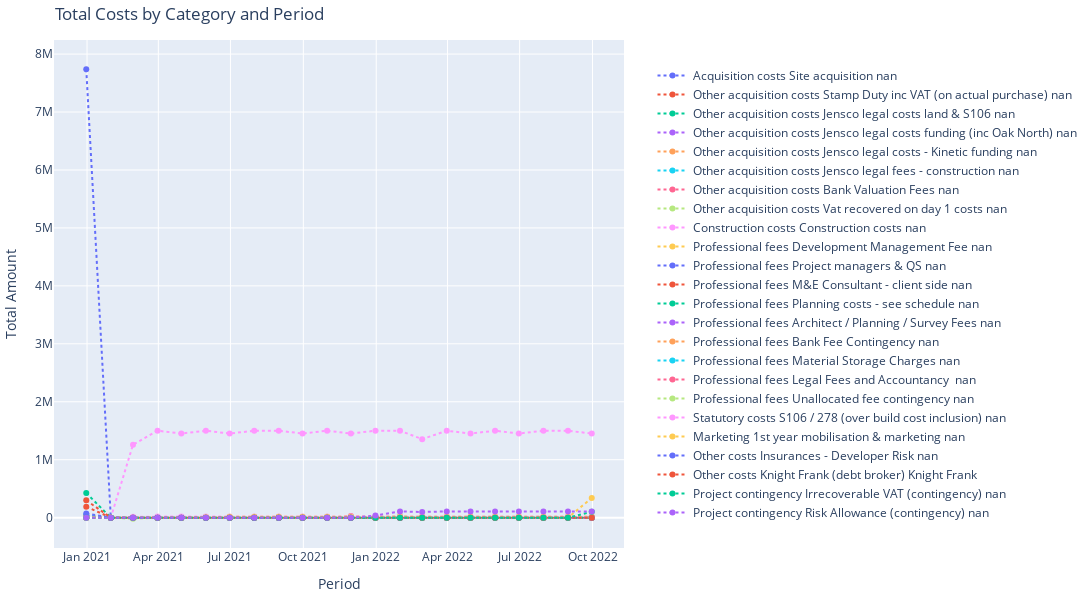

Write notebook code for a chart like this one.
### Code cell
visualiser.plot_cost_summary(cashflow_instance)
